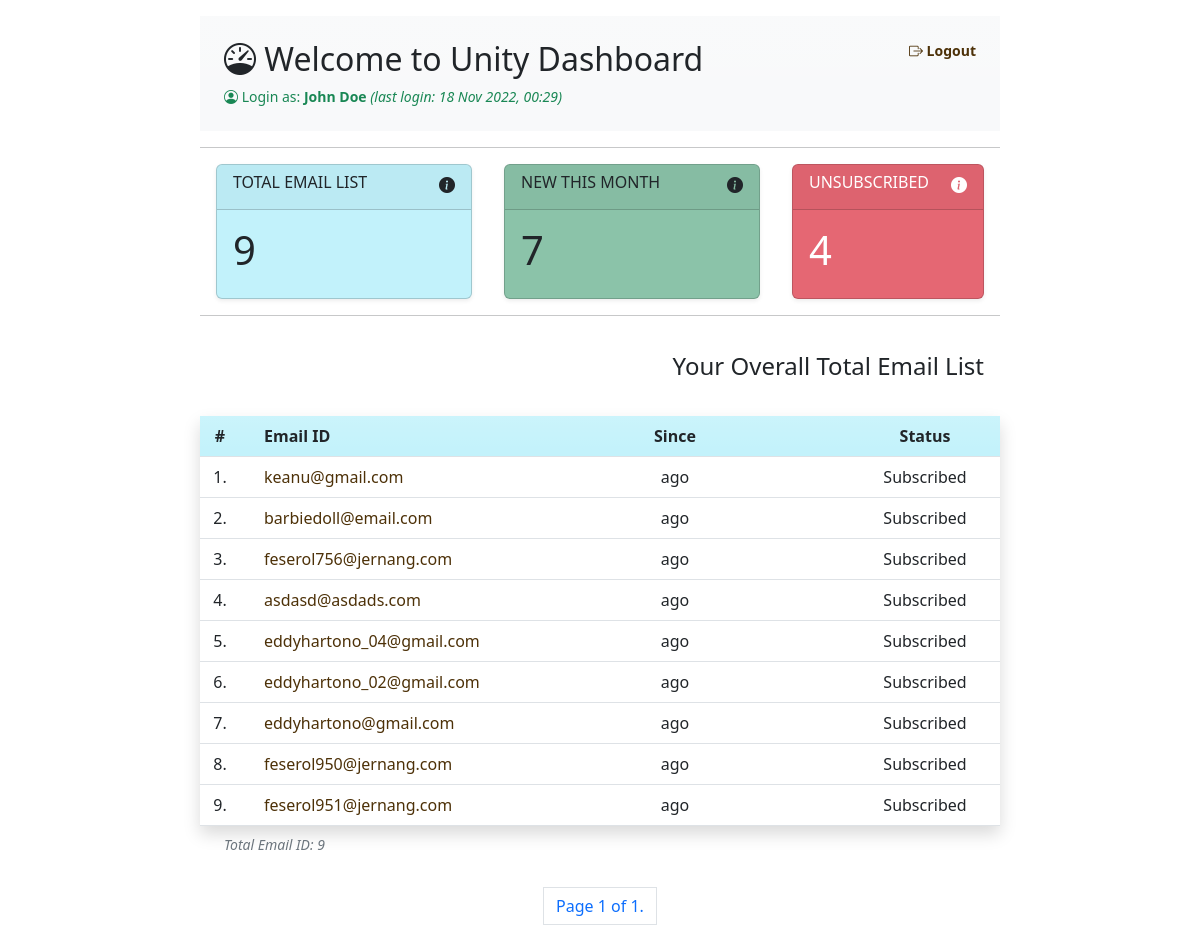
Page /dashboard/ (signed in) on the committed database.
### unity/models.py (models this page shows)
class CustomUser(AbstractUser):
    email = models.EmailField(verbose_name = 'Email', unique=True)
    USERNAME_FIELD = 'email'
    REQUIRED_FIELDS = ['first_name', 'last_name','username']

### api/models.py (models this page shows, shortened)
class emailList(models.Model):
    email = models.EmailField(verbose_name = "Buyer's email")
    subscribe = models.BooleanField(verbose_name = "Subscribe", default=True)
    date_action = models.DateTimeField(verbose_name = "Subscribed Date", auto_now=True)
    @property
    def duration_subs(self):
        now = datetime.datetime.utcnow()
        duration = now - self.date_action.replace(tzinfo=None)
        return format_timespan(duration,detailed=False,max_units=1)
    class Meta:
        verbose_name_plural = "Email List"

### unity/views.py (the view)
# urls.py: path('', SellerAllEmail.as_view(), name='all_list'),
class SellerAllEmail(LoginRequiredMixin,ContextMixin,ListView):
    template_name = 'unity/partials/all_list.html'
    queryset = emailList.objects.filter(subscribe = True).order_by('-date_action')

### unity/views.py (called while the page is built)
    def get_context_data(self, **kwargs):
        context = super(ContextMixin, self).get_context_data(**kwargs)
        context["title"] = 'Welcome To Seller Dashboard'
        context["email_list"] = emailList.objects.filter(subscribe = True).order_by('-date_action').count()
        context["total_subs_this_month"] = emailList.objects.filter(subscribe = True, date_action__month = this_month).order_by('-date_action').count()
        context["total_unsubs"] = emailList.objects.filter(subscribe = False).order_by('-date_action').count()
        return context

### unity/templates/unity/partials/all_list.html (shortened to what this page needs)
{% extends 'unity/dashboard.html' %}
{% block detail %}
<div class='fs-4 fw-light p-3 text-end'>Your Overall Total Email List</div>
<div class='table-responsive-sm mt-3 mx-3 mx-md-0 rounded-2'>
    <table class='table shadow'>
        <thead class='text-center bg-info bg-opacity-25 bg-gradient'>
            <tr>
                <th width='40px'>#</th>
                <th class='text-start ps-4'>Email ID</th>
                <th width='350px'>Since</th>
                <th width='150px'>Status</th>
            </tr>
        </thead>
        <tbody>
            {% if object_list %}
                {% for email in object_list %}
                <tr>
                    <td class='text-center'>{{ forloop.counter0|add:page_obj.start_index }}.</td>
                    <td class='ps-4 {% if not email.subscribe %}text-decoration-line-through{% endif %}'><a href="#" class='link'>{{email.email}}</a></td>
                    <td class='text-center'>{{email.duration_subs}} ago </td>
                    <td class='text-center {% if not email.subscribe %}fw-bold text-danger{% endif %}'>Subscribed</td>
                </tr>
                {% endfor %}
            {% else %}
                <tr><td colspan='4' class='text-center fw-bolder fst-italic'> No Data at the moment</td></tr>
            {% endif %}
        </tbody>
        <caption class='fst-italic ps-4 small'>Total Email ID: {{email_list}}</caption>
    </table>
</div>
<div class="small fw-light text-dark mt-4">
    <nav aria-label="Page navigation">
    <ul class="pagination justify-content-center">
        <li class=" page-link">Page {{ page_obj.number }} of {{ page_obj.paginator.num_pages }}.</li>
    </ul>
    </nav>
</div>
{% endblock %}

### unity/templates/unity/dashboard.html
{% extends 'base.html' %}
{% load static %}
{% block content %}
<div class='mx-auto col col-md-8'>
    <div class='bg-light bg-gradient p-4 my-md-3 my-0 d-md-flex justify-content-between'>
            <div class='small text-center text-md-start'>
                <h2 class='fw-light'><i class="bi bi-speedometer"></i> Welcome to Unity Dashboard</h2>
                <span class='text-success'>
                <i class="bi bi-person-circle"></i> Login as: <span class='fw-bold'>{{request.user.first_name}} {{request.user.last_name}}</span> <span class='fw-light fst-italic'>(last login: {{request.user.last_login|date:'d M Y, H:i'}})</span>
                </span>
            </div>
            <div class='fw-bolder small text-center mt-4 mt-md-0'>
                <a href="{% url 'seller_logout' %}" class='link'><i class="bi bi-box-arrow-right"></i> Logout</a>
            </div>
    </div>
    <hr/>
    <div class='d-flex flex-lg-row flex-column justify-content-between px-3'>
        <div class="col col-lg-4 card shadow-sm bg-info bg-opacity-25">
            <div class='d-flex justify-content-between card-header'>
                <h6 class="text-start">TOTAL EMAIL LIST</h6><a href="{% url 'unity:all_list' %}" class='invoice text-dark fs-6'><i class="bi bi-info-circle-fill text-end"></i></a>
            </div>
            <div class="card-body">
            <h1 class="card-title">{% if email_list %}{{email_list}}{% else %} 0 {% endif %}</h1>
            </div>
        </div>
        <div class="col col-lg-4 my-2 my-lg-0 card shadow-sm bg-success bg-opacity-50">
            <div class='d-flex justify-content-between card-header'>
                <h6 class="text-start">NEW THIS MONTH</h6><a href="{% url 'unity:new_subs_list' %}" class='invoice text-dark fs-6'><i class="bi bi-info-circle-fill text-end"></i></a>
            </div>
            <div class="card-body">
            <h1 class="card-title">{% if total_subs_this_month %}{{total_subs_this_month}}{% else %} 0 {% endif %}</h1>
            </div>
        </div>
        <div class="col col-lg-3 card shadow-sm bg-danger text-white bg-opacity-75">
            <div class='d-flex justify-content-between card-header'>
                <h6 class="text-start">UNSUBSCRIBED</h6><a href="{% url 'unity:unsubs_list' %}" class='invoice text-white fs-6'><i class="bi bi-info-circle-fill text-end"></i></a>
            </div>
            <div class="card-body">
            <h1 class="card-title">{% if total_unsubs %}{{total_unsubs}}{% else %} 0 {% endif %}</h1>
            </div>
        </div>
    </div>
    <hr/>
    {% block detail %}{% endblock %}
</div>
{% endblock %}

### templates/base.html (shortened to what this page needs)
<!DOCTYPE html>
<html lang="en">
<head>
  {% load static %}
  <link rel="stylesheet" href="https://cdn.jsdelivr.net/npm/bootstrap-icons@1.5.0/font/bootstrap-icons.css">
  <link href="{% static 'css/stylesheet.css' %}" rel="stylesheet">
  <link href="https://cdn.jsdelivr.net/npm/bootstrap@5.2.2/dist/css/bootstrap.min.css" rel="stylesheet">
</head>
<body>
  <div id="container">
        {% block content %}{% endblock %}
  </div>
</body>
</html>

### static/css/stylesheet.css (style rules this page uses)
.link { color: #4d3108; text-decoration: none; }

### rows in the picture
CustomUser: user.first_name "John", user.last_name "Doe", user.last_login "18 Nov 2022, 00:29"
emailList: email "keanu@gmail.com"
emailList: email "barbiedoll@email.com"
emailList: email "feserol756@jernang.com"
emailList: email "asdasd@asdads.com"
emailList: email "eddyhartono_04@gmail.com"
emailList: email "eddyhartono_02@gmail.com"
emailList: email "eddyhartono@gmail.com"
emailList: email "feserol950@jernang.com"
emailList: email "feserol951@jernang.com"

### other values in the picture
{{ email_list }} "9"
{{ total_subs_this_month }} "7"
{{ total_unsubs }} "4"
{{ page_obj.number }} "1"
{{ page_obj.paginator.num_pages }} "1"
